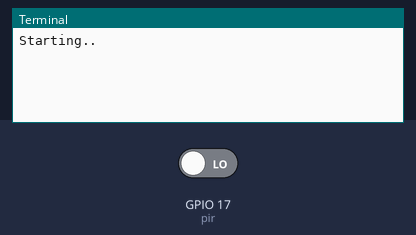
Bench run of a program on a simulated Raspberry Pi (BCM pin numbers). Parts: the last lines printed to the terminal. The inputs (shaded band) are chosen by the test bench; at power-on: GPIO 17 (pir) LOW.

Above: at 1.2 s.
1.3 s: GPIO 17 (pir) driven HIGH
At 2.5 s:
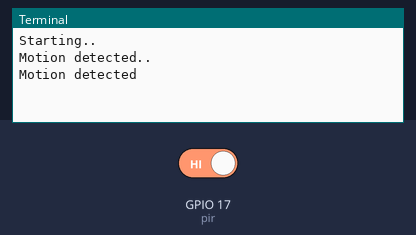
2.8 s: GPIO 17 (pir) driven LOW
At 3.9 s:
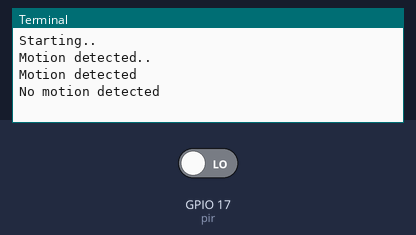

The program:

motion_sensor2.py
```python
from gpiozero import MotionSensor
from time import sleep


def on_motion():
	print("Motion detected..")

pir = MotionSensor(17)

print("Starting..")

pir.when_activated = on_motion

try:
	while True:
		pir.wait_for_motion()
		print("Motion detected")
		pir.wait_for_no_motion()
		print("No motion detected")

except KeyboardInterrupt:
	print("Stopping..")
```

Measured:
- after the input at 1.3 s, the terminal: prints a new line at once (image 1)
- after the input at 2.8 s, the terminal: prints a new line at once (image 2)
